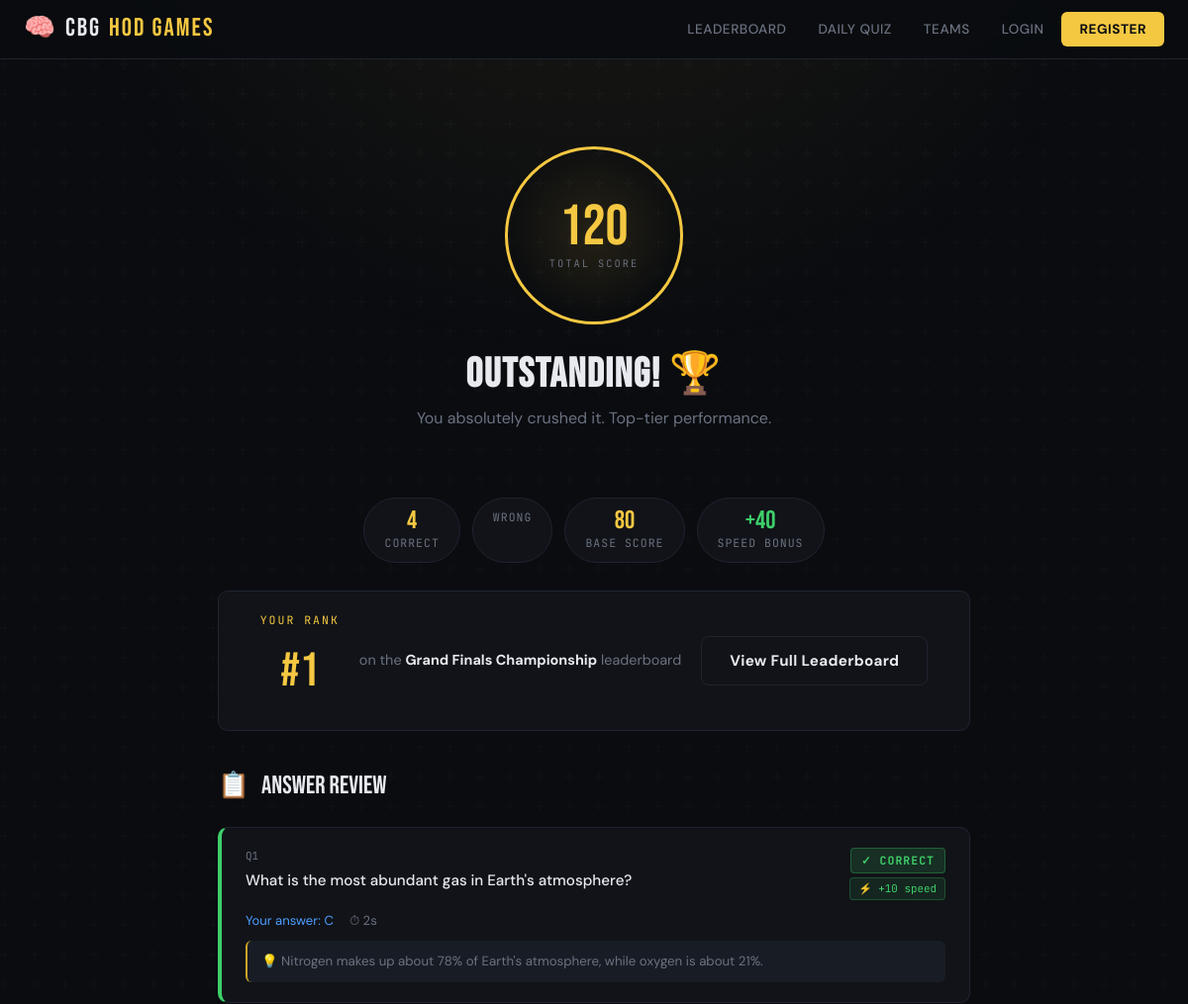
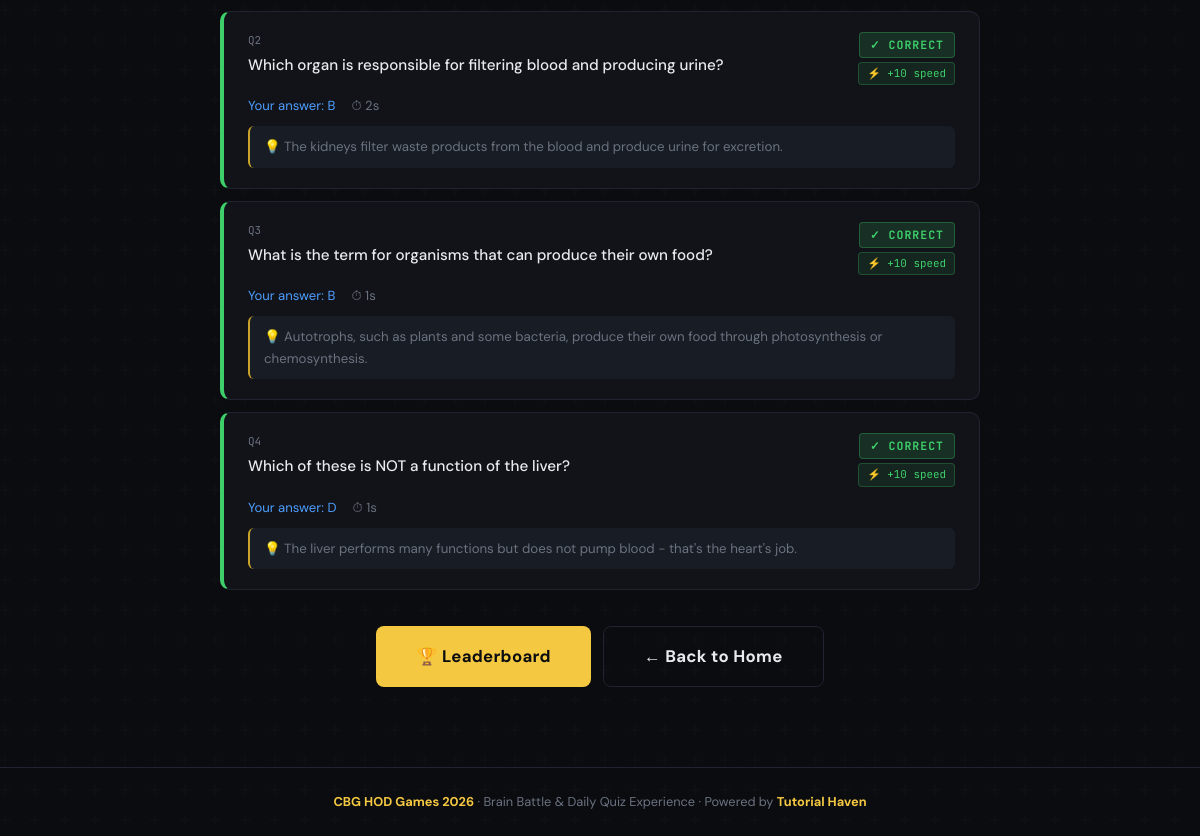
The page /result/6/ on the database its author committed (2 pictures, top to bottom).
### main/models.py (models this page shows, shortened)
class Attempt(models.Model):
    participant = models.ForeignKey(Participant, on_delete=models.CASCADE,
                                    null=True, blank=True, related_name='attempts')
    guest = models.ForeignKey(GuestPlayer, on_delete=models.CASCADE,
                              null=True, blank=True, related_name='attempts')
    quiz = models.ForeignKey(Quiz, on_delete=models.CASCADE, related_name='attempts')
    score = models.IntegerField(default=0)
    speed_bonus_total = models.IntegerField(default=0)
    completed = models.BooleanField(default=False)
    started_at = models.DateTimeField(auto_now_add=True)
    completed_at = models.DateTimeField(null=True, blank=True)
    class Meta:
        constraints = [
            models.UniqueConstraint(
                fields=['participant', 'quiz'],
                condition=models.Q(participant__isnull=False),
                name='unique_participant_quiz'
            )
        ]
    @property
    def total_score(self):
        return self.score + self.speed_bonus_total

class Quiz(models.Model):
    QUIZ_TYPES = [
        ('qualifier', 'Level Qualifier'),
        ('daily', 'Daily Life Quiz'),
        ('final', 'Grand Finals'),
    ]
    ROUND_TYPES = [
        ('general', 'General Biology Round'),
        ('department', 'CBG Department Trivia'),
        ('speed', 'Speed Round'),
        ('image', 'Image / Diagram Identification'),
        ('final_high', 'Final High Stakes Round'),
        ('standard', 'Standard'),   # for qualifiers and daily
    ]
    title = models.CharField(max_length=200)
    quiz_type = models.CharField(max_length=20, choices=QUIZ_TYPES)
    round_type = models.CharField(max_length=20, choices=ROUND_TYPES, default='standard')
    level = models.CharField(max_length=10, blank=True, null=True,
                             help_text="Set only for qualifier quizzes")
    date = models.DateField(blank=True, null=True,
                            help_text="Set for daily quizzes")
    day_label = models.CharField(max_length=100, blank=True,
                                 help_text="E.g. 'Football Day ⚽' — shown on the quiz page")
    is_active = models.BooleanField(default=True)
    time_limit = models.IntegerField(default=30, help_text="Seconds per question")
    total_questions = models.IntegerField(default=10)
    points_correct = models.IntegerField(default=10)
    points_wrong = models.IntegerField(default=0,
                                       help_text="Use negative value e.g. -5 for buzzer penalty")
    speed_bonus_enabled = models.BooleanField(default=False,
                                              help_text="Enable for Speed Round")
    speed_bonus_max = models.IntegerField(default=5,
                                         help_text="Max extra points for fastest answer")
    is_live_mode = models.BooleanField(default=False, help_text="Enable Host-controlled Live Stage mode")
    current_question = models.ForeignKey('Question', on_delete=models.SET_NULL, null=True, blank=True, related_name='active_in_quizzes')
    current_question_start_time = models.DateTimeField(null=True, blank=True)
    LIVE_STATUS_CHOICES = [
        ('waiting', 'Waiting to Start'),
        ('question_active', 'Question Active (Accepting Answers)'),
        ('answer_revealed', 'Answer Revealed'),
        ('leaderboard', 'Showing Leaderboard'),
        ('finished', 'Quiz Finished')
    ]
    live_status = models.CharField(max_length=20, choices=LIVE_STATUS_CHOICES, default='waiting')
    created_at = models.DateTimeField(auto_now_add=True)
    class Meta:
        ordering = ['-date', '-created_at']

class Answer(models.Model):
    attempt = models.ForeignKey(Attempt, on_delete=models.CASCADE, related_name='answers')
    question = models.ForeignKey(Question, on_delete=models.CASCADE)
    selected_option = models.CharField(max_length=1)
    is_correct = models.BooleanField()
    time_taken = models.IntegerField(default=0, help_text="Seconds taken to answer")
    speed_bonus = models.IntegerField(default=0, help_text="Bonus points awarded for speed")

class Question(models.Model):
    quiz = models.ForeignKey(Quiz, on_delete=models.CASCADE, related_name='questions')
    text = models.TextField()
    image = models.ImageField(upload_to='question_images/', blank=True, null=True,
                              help_text="For Image/Diagram Identification round")
    option_a = models.CharField(max_length=255)
    option_b = models.CharField(max_length=255)
    option_c = models.CharField(max_length=255)
    option_d = models.CharField(max_length=255)
    correct_option = models.CharField(max_length=1,
                                      help_text="A, B, C or D")
    explanation = models.TextField(blank=True,
                                   help_text="Shown after answer — great for learning moments")
    order = models.IntegerField(default=0)

### main/views.py (the view)
# urls.py: path('result/<int:attempt_id>/', views.quiz_result, name='quiz_result'),
def quiz_result(request, attempt_id):
    if request.user.is_authenticated:
        attempt = get_object_or_404(Attempt, id=attempt_id, participant__user=request.user)
    else:
        guest_id = request.session.get('guest_id')
        attempt = get_object_or_404(Attempt, id=attempt_id, guest_id=guest_id)
    answers = attempt.answers.select_related('question').all()
    total_questions = answers.count()
    correct_count = answers.filter(is_correct=True).count()
    quiz = attempt.quiz
    rank = Leaderboard.objects.filter(
        quiz=quiz,
        score__gt=attempt.score
    ).count() + 1
    total_possible = quiz.points_correct * total_questions
    outstanding_threshold = total_possible * 0.8
    great_threshold = total_possible * 0.5
    if attempt.total_score >= outstanding_threshold:
        result_title = 'OUTSTANDING! 🏆'
        result_message = 'You absolutely crushed it. Top-tier performance.'
    elif attempt.total_score >= great_threshold:
        result_title = 'GREAT EFFORT! 💪'
        result_message = 'Solid performance. Keep pushing!'
    else:
        result_title = 'NICE TRY! 🎯'
        result_message = 'Every attempt is a step forward. Keep learning!'
    return render(request, 'quiz_result.html', {
        'attempt': attempt,
        'answers': answers,
        'correct_count': correct_count,
        'total_questions': total_questions,
        'rank': rank,
        'quiz': quiz,
        'result_title': result_title,
        'result_message': result_message,
    })

### templates/quiz_result.html (shortened to what this page needs)
{% extends "base.html" %}
{% block content %}
<div class="container-md">
  <div class="result-hero fade-up">
    <div class="score-circle">
      <div class="score-big">{{ attempt.total_score }}</div>
      <div class="score-label">Total Score</div>
    </div>
    <h1>{{ result_title }}</h1>
    <p>{{ result_message }}</p>
  </div>
  <div class="result-stats fade-up-2">
    <div class="stat-chip">
      <div class="val">{{ correct_count }}</div>
      <div class="key">Correct</div>
    </div>
    <div class="stat-chip">
      <div class="key">Wrong</div>
    </div>
    <div class="stat-chip">
      <div class="val">{{ attempt.score }}</div>
      <div class="key">Base Score</div>
    </div>
    {% if attempt.speed_bonus_total %}
    <div class="stat-chip">
      <div class="val" style="color:var(--green)">+{{ attempt.speed_bonus_total }}</div>
      <div class="key">Speed Bonus</div>
    </div>
    {% endif %}
  </div>
  <div class="rank-banner fade-up-3">
    <div>
      <div class="label" style="margin-bottom:4px;">Your Rank</div>
      <div class="rank-big">#{{ rank }}</div>
    </div>
    <div style="color:var(--muted);font-size:0.9rem;">
      on the <strong style="color:var(--text)">{{ quiz.title }}</strong> leaderboard
    </div>
    <a href="{% url 'leaderboard' %}" class="btn btn-outline">View Full Leaderboard</a>
  </div>
  <div class="fade-up-4">
    <div class="review-header">
      📋 <span>Answer Review</span>
    </div>
    {% for answer in answers %}
    <div class="answer-item {% if answer.is_correct %}correct{% else %}incorrect{% endif %}">
      <div class="answer-top">
        <div>
          <div class="question-num" style="font-family:var(--font-mono);font-size:0.68rem;color:var(--muted);margin-bottom:4px;">
            Q{{ forloop.counter }}
          </div>
          <div class="answer-q">{{ answer.question.text }}</div>
        </div>
        <div class="answer-meta">
          {% if answer.is_correct %}
            <span class="badge badge-green">✓ Correct</span>
          {% else %}
            <span class="badge badge-red">✗ Wrong</span>
          {% endif %}
          {% if answer.speed_bonus > 0 %}
            <span class="bonus-tag">⚡ +{{ answer.speed_bonus }} speed</span>
          {% endif %}
        </div>
      </div>
      <div class="answer-detail">
        <span>
          <span class="answer-selected">Your answer: {{ answer.selected_option }}</span>
        </span>
        <span style="color:var(--muted)">⏱ {{ answer.time_taken }}s</span>
      </div>
      {% if answer.question.explanation %}
      <div class="answer-explanation">{{ answer.question.explanation }}</div>
      {% endif %}
    </div>
    {% endfor %}
  </div>
  <div class="action-row">
    <a href="{% url 'leaderboard' %}" class="btn btn-primary btn-lg">🏆 Leaderboard</a>
    <a href="{% url 'home' %}" class="btn btn-outline btn-lg">← Back to Home</a>
  </div>
</div>
{% endblock %}

### templates/base.html (style rules this page uses)
:root { --bg: #0a0c10; --surface: #111318; --surface2: #181c24; --border: #1f2430; --gold: #f5c842; --gold-dim: #c9a22a; --red: #e8423a; --green: #3ecf6a; --blue: #4e9eff; --text: #e8eaf0; --muted: #6b7280; --font-head: 'Bebas Neue', sans-serif; --font-body: 'DM Sans', sans-serif; --font-mono: 'JetBrains Mono', monospace; --radius: 10px; --shadow: 0 4px 32px rgba(0,0,0,0.5); }
*, *::before, *::after { box-sizing: border-box; margin: 0; padding: 0; }
html { scroll-behavior: smooth; }
body { background: var(--bg); color: var(--text); font-family: var(--font-body); font-size: 16px; line-height: 1.6; min-height: 100vh; overflow-x: hidden; }
body::before { content: ''; position: fixed; inset: 0; pointer-events: none; z-index: 0; }
.container-md { max-width: 760px; margin: 0 auto; }
h1, h2, h3 { font-family: var(--font-head); letter-spacing: 1.5px; line-height: 1.1; }
h1 { font-size: clamp(2.4rem, 6vw, 4rem); }
.label { font-family: var(--font-mono); font-size: 0.72rem; text-transform: uppercase; letter-spacing: 2px; color: var(--gold); }
.btn { display: inline-flex; align-items: center; justify-content: center; gap: 8px; padding: 12px 28px; border-radius: 8px; font-family: var(--font-body); font-weight: 700; font-size: 0.95rem; cursor: pointer; text-decoration: none; border: none; transition: all 0.2s; letter-spacing: 0.3px; }
.btn-primary { background: var(--gold); color: var(--bg); }
.btn-outline { background: transparent; border: 1.5px solid var(--border); color: var(--text); }
.btn-lg { padding: 16px 40px; font-size: 1.05rem; }
.badge { display: inline-block; padding: 3px 10px; border-radius: 4px; font-size: 0.72rem; font-weight: 700; font-family: var(--font-mono); letter-spacing: 1px; text-transform: uppercase; }
.badge-green { background: rgba(62,207,106,0.15); color: var(--green); border: 1px solid rgba(62,207,106,0.3); }
.fade-up { animation: fadeUp 0.5s ease both; }
.fade-up-2 { animation: fadeUp 0.5s 0.1s ease both; }
.fade-up-3 { animation: fadeUp 0.5s 0.2s ease both; }
.fade-up-4 { animation: fadeUp 0.5s 0.3s ease both; }

### rows shown on the page
Attempt: total_score "120", score "80", speed_bonus_total "40"
Quiz: title "Grand Finals Championship"
Answer: question.text "What is the most abundant gas in Earth's atmosphere?", is_correct "✓ CORRECT", speed_bonus "10", selected_option "C", time_taken "2", question.explanation "Nitrogen makes up about 78% of Earth's atmosphere, while oxygen is about 21%."
Answer: question.text "Which organ is responsible for filtering blood and producing urine?", is_correct "✓ CORRECT", speed_bonus "10", selected_option "B", time_taken "2", question.explanation "The kidneys filter waste products from the blood and produce urine for excretion."
Answer: question.text "What is the term for organisms that can produce their own food?", is_correct "✓ CORRECT", speed_bonus "10", selected_option "B", time_taken "1", question.explanation "Autotrophs, such as plants and some bacteria, produce their own food through photosynthesis or chemosynthesis."
Answer: question.text "Which of these is NOT a function of the liver?", is_correct "✓ CORRECT", speed_bonus "10", selected_option "D", time_taken "1", question.explanation "The liver performs many functions but does not pump blood - that's the heart's job."

### other values the page prints
{{ result_title }} "OUTSTANDING! 🏆"
{{ result_message }} "You absolutely crushed it. Top-tier performance."
{{ correct_count }} "4"
{{ rank }} "1"
